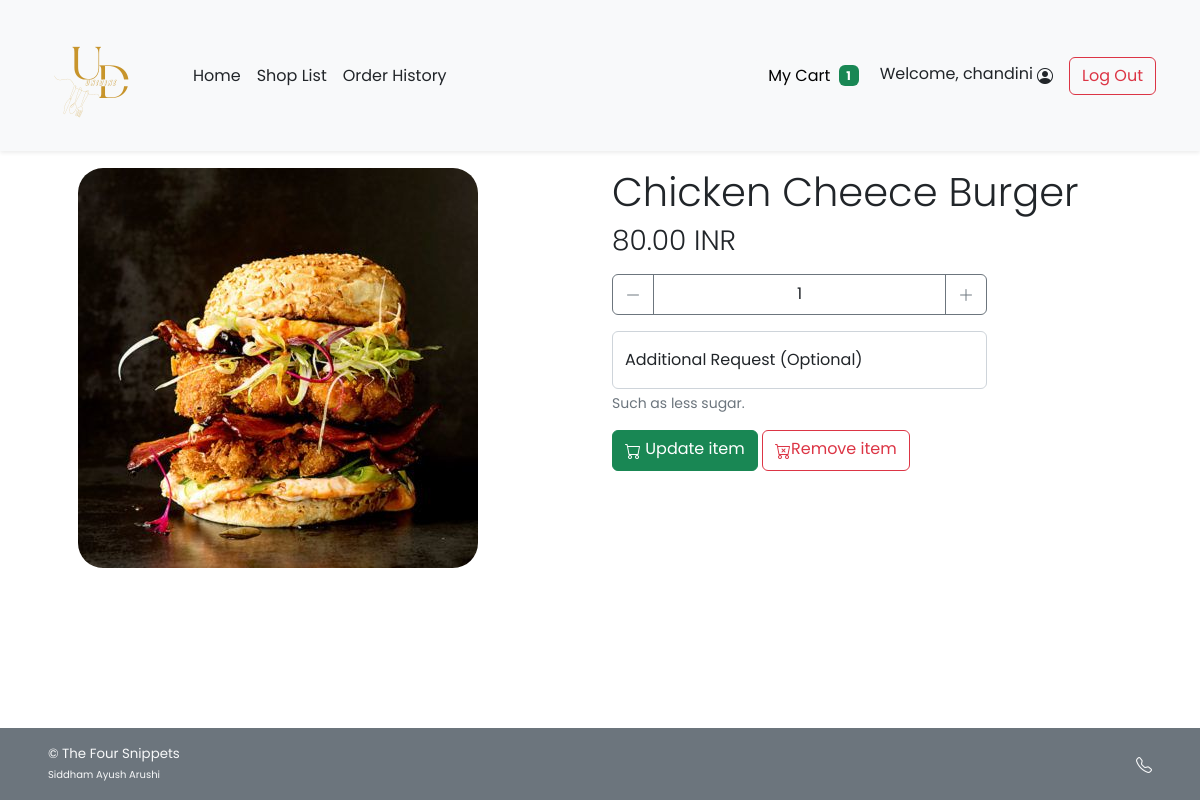
Screenshot of /cust_update_cart.php?s_id=3&f_id=10 (signed in) with the database file from the repository.
### tables this page shows
CREATE TABLE `food` (
  `f_id` int(11) NOT NULL,
  `s_id` int(11) NOT NULL,
  `f_name` varchar(100) NOT NULL,
  `f_price` decimal(6,2) NOT NULL,
  `f_pic` text DEFAULT NULL
);

CREATE TABLE `cart` (
  `ct_id` int(11) NOT NULL,
  `ct_amount` int(11) NOT NULL,
  `ct_note` text NOT NULL,
  `s_id` int(11) NOT NULL,
  `f_id` int(11) NOT NULL,
  `c_id` int(11) NOT NULL
);

### cust_update_cart.php (the view, shortened to what this page needs)
<!DOCTYPE html>
<html lang="en">
<head>
    <?php
    include("conn_db.php");
    include('head.php');
    ?>
    <link href="css/main.css" rel="stylesheet">
    <link href="css/menu.css" rel="stylesheet">
</head>
<body class="d-flex flex-column h-100">
    <?php
        include('nav_header.php');
        $s_id = $_GET["s_id"];
        $f_id = $_GET["f_id"];
        $query = "SELECT * FROM food WHERE s_id = {$s_id} AND f_id = {$f_id} LIMIT 0,1";
        $result = $mysqli -> query($query);
        $food_row = $result -> fetch_array();
    ?>
    <div class="container px-5 py-4" id="shop-body">
    <div class="row my-4">
            <a class="nav nav-item text-decoration-none text-muted mb-2" href="#" onclick="history.back();">
            </a>
        </div>
        <div class="row row-cols-1 row-cols-md-2 mb-5">
            <div class="col mb-3 mb-md-0">
                <img
                    <?php
                        if(is_null($food_row["f_pic"])){echo "src='img/default.png'";}
                        else{echo "src=\"img/{$food_row['f_pic']}\"";}
                    ?>
                    class="img-fluid rounded-25 float-start"
                    alt="<?php echo $food_row["f_name"]?>">
            </div>
            <div class="col text-wrap">
                <h1 class="fw-light"><?php echo $food_row["f_name"]?></h1>
                <h3 class="fw-light"><?php echo $food_row["f_price"]?> INR</h3>
                <?php
                    $ci_query = "SELECT ct_amount,ct_note FROM cart WHERE c_id = {$_SESSION['cid']} AND f_id = {$f_id} AND s_id = {$s_id}";
                    $ci_arr = $mysqli -> query($ci_query) -> fetch_array();
                ?>
                <div class="form-amount">
                    <form class="mt-3" method="POST" action="cust_update_cart.php">
                        <div class="input-group mb-3">
                            <button id="sub_btn" class="btn btn-outline-secondary" type="button" title="subtract amount"
                                onclick="sub_amt('amount')">
                                <i class="bi bi-dash-lg"></i>
                            </button>
                            <input type="number" class="form-control text-center border-secondary" id="amount"
                                name="amount" value="<?php echo $ci_arr["ct_amount"]?>" min="1" max="99">
                            <button id="add_btn" class="btn btn-outline-secondary" type="button" title="add amount"
                                onclick="add_amt('amount')">
                                <i class="bi bi-plus-lg"></i>
                            </button>
                        </div>
                        <div class="form-floating mb-3">
                            <input type="text" class="form-control" id="addrequest" name="request" value="<?php echo $ci_arr["ct_note"]?>" placeholder=" ">
                            <label for="addrequest" class="d-inline-text">Additional Request (Optional)</label>
                            <div id="addrequest_helptext" class="form-text">
                                Such as less sugar.
                            </div>
                        </div>
                        <div class="d-grid gap-2 d-md-block">
                            <button class="btn btn-success" type="submit" title="Update item" name="upd_item" value="upd">
                            <i class="bi bi-cart"></i> Update item
                            </button>
                            <button class="btn btn-outline-danger" type="submit" formaction="remove_cart_item.php?rmv=1&s_id=<?php echo $s_id?>&f_id=<?php echo $f_id?>" value="rmv" title="remove from cart" name="rmv_item">
                            <i class="bi bi-cart-x"></i>Remove item
                            </button>
                        </div>
                    </form>
                </div>
            </div>
        </div>
    </div>
    <?php include('footer.php')?>
</body>
</html>

### css/main.css (style rules this page uses)
html { height: 100%; }
body { height: 100%; padding-top: 4rem; margin-bottom: -50px; font-family: 'Poppins', 'Noto Sans Thai', sans-serif; }
a { cursor: pointer; }
.bi { vertical-align: -0.2em; fill: currentColor; }
.rounded-25 { border-radius: 25px; }

### css/menu.css (style rules this page uses)
html, body { height: 100%; }
.form-amount { max-width: 375px; }

### rows the page displays
food: f_pic (picture), f_name "Chicken Cheece Burger", f_price "80.00"
cart: amount "1"

### other values shown
$incart_amt "1"
$_SESSION['firstname'] "chandini"
